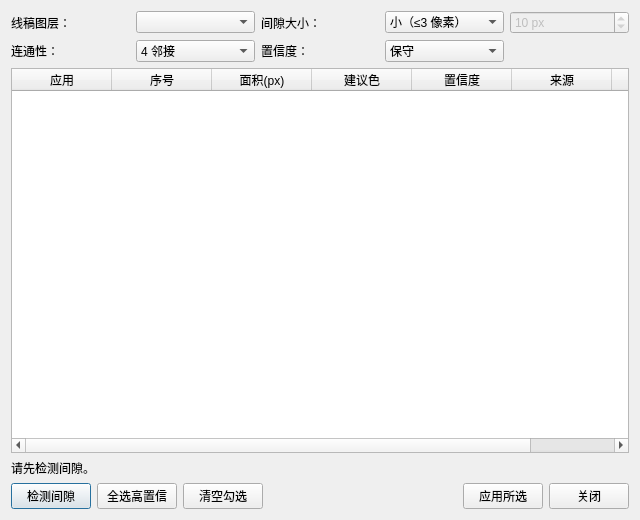
<?xml version="1.0" encoding="UTF-8"?>
<ui version="4.0">
 <class>GapFillDialog</class>
 <widget class="QDialog" name="GapFillDialog">
  <property name="geometry">
   <rect>
    <x>0</x>
    <y>0</y>
    <width>640</width>
    <height>520</height>
   </rect>
  </property>
  <property name="windowTitle">
   <string>间隙填充（GapFill）</string>
  </property>
  <layout class="QVBoxLayout" name="verticalLayout">
   <item>
    <layout class="QGridLayout" name="gridOptions">
     <item row="0" column="0">
      <widget class="QLabel" name="labLineLayer">
       <property name="text">
        <string>线稿图层：</string>
       </property>
      </widget>
     </item>
     <item row="0" column="1">
      <widget class="QComboBox" name="cbLineLayer"/>
     </item>
     <item row="0" column="2">
      <widget class="QLabel" name="labGapSize">
       <property name="text">
        <string>间隙大小：</string>
       </property>
      </widget>
     </item>
     <item row="0" column="3">
      <widget class="QComboBox" name="cbGapSize">
       <item>
        <property name="text">
         <string>小（≤3 像素）</string>
        </property>
       </item>
       <item>
        <property name="text">
         <string>中（≤10 像素）</string>
        </property>
       </item>
       <item>
        <property name="text">
         <string>大（≤30 像素）</string>
        </property>
       </item>
       <item>
        <property name="text">
         <string>自定义</string>
        </property>
       </item>
      </widget>
     </item>
     <item row="0" column="4">
      <widget class="QSpinBox" name="sbCustomSize">
       <property name="enabled">
        <bool>false</bool>
       </property>
       <property name="minimum">
        <number>1</number>
       </property>
       <property name="maximum">
        <number>2000</number>
       </property>
       <property name="value">
        <number>10</number>
       </property>
       <property name="suffix">
        <string> px</string>
       </property>
      </widget>
     </item>
     <item row="1" column="0">
      <widget class="QLabel" name="labConnectivity">
       <property name="text">
        <string>连通性：</string>
       </property>
      </widget>
     </item>
     <item row="1" column="1">
      <widget class="QComboBox" name="cbConnectivity">
       <item>
        <property name="text">
         <string>4 邻接</string>
        </property>
       </item>
       <item>
        <property name="text">
         <string>8 邻接</string>
        </property>
       </item>
      </widget>
     </item>
     <item row="1" column="2">
      <widget class="QLabel" name="labConfidence">
       <property name="text">
        <string>置信度：</string>
       </property>
      </widget>
     </item>
     <item row="1" column="3">
      <widget class="QComboBox" name="cbConfidence">
       <item>
        <property name="text">
         <string>保守</string>
        </property>
       </item>
       <item>
        <property name="text">
         <string>平衡（默认）</string>
        </property>
       </item>
       <item>
        <property name="text">
         <string>激进</string>
        </property>
       </item>
      </widget>
     </item>
    </layout>
   </item>
   <item>
    <widget class="QTableWidget" name="gapsTable">
     <property name="editTriggers">
      <set>QAbstractItemView::NoEditTriggers</set>
     </property>
     <property name="selectionBehavior">
      <enum>QAbstractItemView::SelectRows</enum>
     </property>
     <property name="sortingEnabled">
      <bool>false</bool>
     </property>
     <column>
      <property name="text">
       <string>应用</string>
      </property>
     </column>
     <column>
      <property name="text">
       <string>序号</string>
      </property>
     </column>
     <column>
      <property name="text">
       <string>面积(px)</string>
      </property>
     </column>
     <column>
      <property name="text">
       <string>建议色</string>
      </property>
     </column>
     <column>
      <property name="text">
       <string>置信度</string>
      </property>
     </column>
     <column>
      <property name="text">
       <string>来源</string>
      </property>
     </column>
     <column>
      <property name="text">
       <string>位置</string>
      </property>
     </column>
    </widget>
   </item>
   <item>
    <widget class="QLabel" name="labStatus">
     <property name="text">
      <string>请先检测间隙。</string>
     </property>
     <property name="wordWrap">
      <bool>true</bool>
     </property>
    </widget>
   </item>
   <item>
    <layout class="QHBoxLayout" name="horizontalButtons">
     <item>
      <widget class="QPushButton" name="btnDetect">
       <property name="text">
        <string>检测间隙</string>
       </property>
      </widget>
     </item>
     <item>
      <widget class="QPushButton" name="btnHighConfidence">
       <property name="text">
        <string>全选高置信</string>
       </property>
      </widget>
     </item>
     <item>
      <widget class="QPushButton" name="btnClearChecks">
       <property name="text">
        <string>清空勾选</string>
       </property>
      </widget>
     </item>
     <item>
      <spacer name="buttonSpacer">
       <property name="orientation">
        <enum>Qt::Horizontal</enum>
       </property>
       <property name="sizeHint" stdset="0">
        <size>
         <width>40</width>
         <height>20</height>
        </size>
       </property>
      </spacer>
     </item>
     <item>
      <widget class="QPushButton" name="btnApply">
       <property name="text">
        <string>应用所选</string>
       </property>
      </widget>
     </item>
     <item>
      <widget class="QPushButton" name="btnClose">
       <property name="text">
        <string>关闭</string>
       </property>
      </widget>
     </item>
    </layout>
   </item>
  </layout>
 </widget>
 <resources/>
 <connections/>
</ui>
